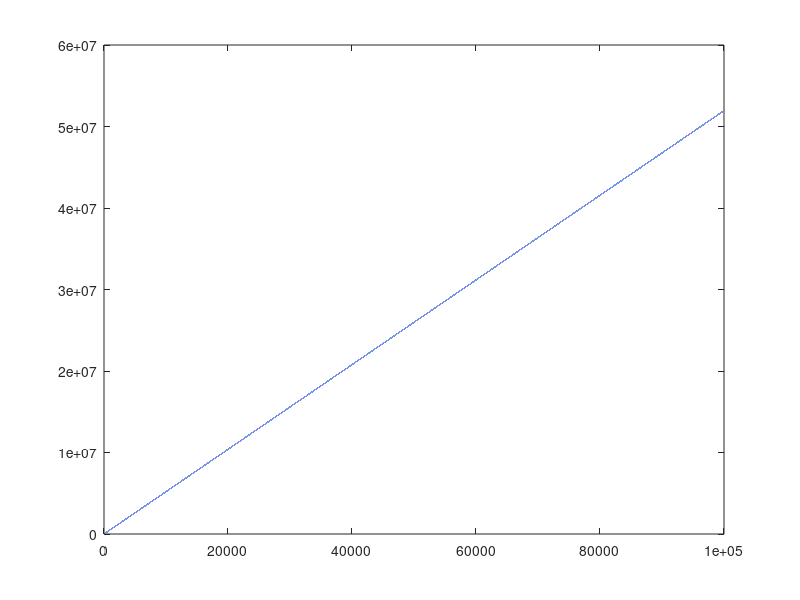

Reproduce this figure in MATLAB.
clc, clear, close all;

% A = [-0.1, 100; -100, -0.1];
A = diag([-10, 190]);
T = randn(2);

A_p = T * A * inv(T);

tau = linspace(0.1, 1e5, 1e5)';

norm_val = zeros(1, 1e5);
for i = 1 : 1e5
    norm_val(i) = norm(eye(2) + tau(i) * A_p, 1);
end

plot(tau, norm_val)